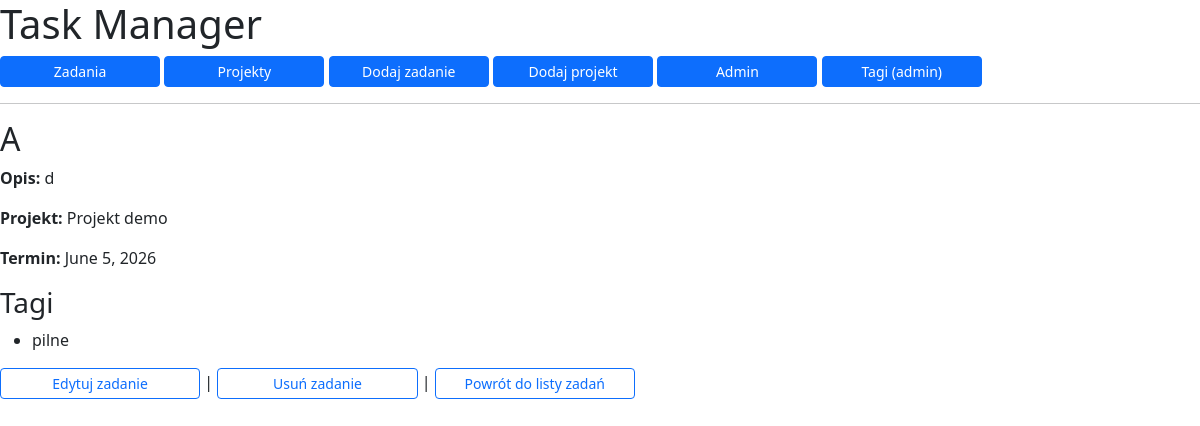
The page /task/3/ on the database as committed earlier.
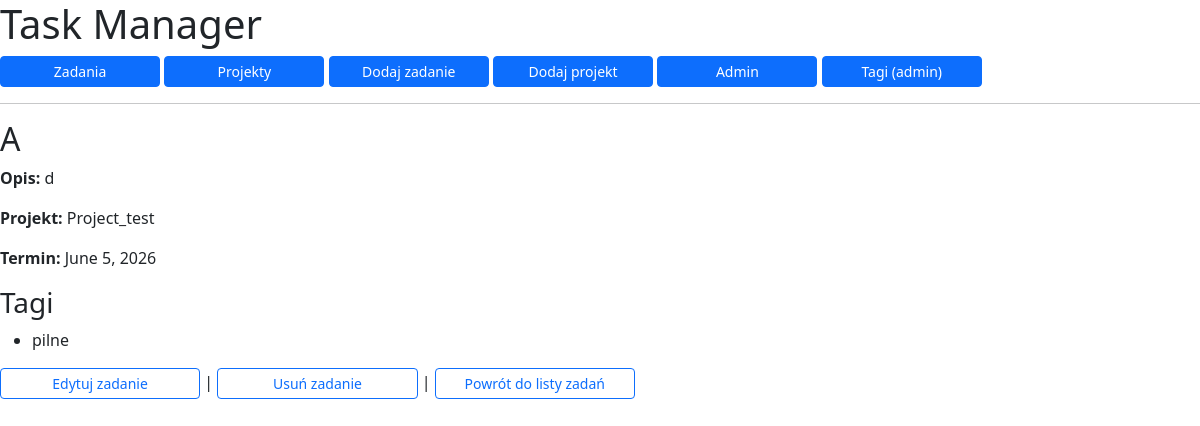
The same page on the database as committed later.
### seredaApp/models.py (models this page shows, shortened)
class Task(models.Model):
    class Status(models.TextChoices):
        TODO = "do zrobienia", "Do zrobienia"
        DOING = "w trakcie", "W trakcie"
        DONE = "zrobione", "Zrobione"
    project = models.ForeignKey(
        Project,
        on_delete=models.CASCADE,
        related_name="tasks",
    )
    title = models.CharField(max_length=100)
    description = models.TextField(blank=True)
    status = models.CharField(
        max_length=12,
        choices=Status.choices,
        default=Status.TODO,
    )
    due_date = models.DateField(blank=True, null=True)
    created_at = models.DateTimeField(auto_now_add=True)
    tags = models.ManyToManyField(
        Tag,
        blank=True,
        related_name="tasks",
    )
    class Meta:
        ordering = ["-created_at"]

class Project(models.Model):
    name = models.CharField(max_length=100)
    description = models.TextField(blank=True)
    created_at = models.DateTimeField(auto_now_add=True)
    is_active = models.BooleanField(default=True)
    class Meta:
        ordering = ["name"]
    def __str__(self):
        return self.name

### seredaApp/views.py (the view)
# urls.py: path("task/<int:pk>/", TaskDetailView.as_view(), name="task_detail"),
class TaskDetailView(DetailView):
    model = Task
    template_name = "seredaApp/task_detail.html"
    context_object_name = "task"

### seredaApp/templates/seredaApp/task_detail.html
{% extends "base.html" %}
{% block content %}
<h2>{{ task.title }}</h2>
<p><strong>Opis:</strong> {{ task.description }}</p>
<p><strong>Projekt:</strong> {{ task.project }}</p>
<p><strong>Termin:</strong> {{ task.due_date }}</p>
<h3>Tagi</h3>
<ul>
    {% for tag in task.tags.all %}
        <li>{{ tag.name }}</li>
    {% empty %}
        <li>Brak tagów</li>
    {% endfor %}
</ul>
<p>
    <a href="{% url 'task_edit' task.pk %}" class="btn btn-outline-primary btn-sm" style="width: 25ch;">Edytuj zadanie</a>
    |
    <a href="{% url 'task_delete' task.pk %}" class="btn btn-outline-primary btn-sm" style="width: 25ch;">Usuń zadanie</a>
    |
    <a href="{% url 'task_list' %}" class="btn btn-outline-primary btn-sm" style="width: 25ch;">Powrót do listy zadań</a>
</p>
{% endblock %}

Rows that differ between the two databases and show on the page:
changed Task: project "Projekt demo" → "Project_test"
